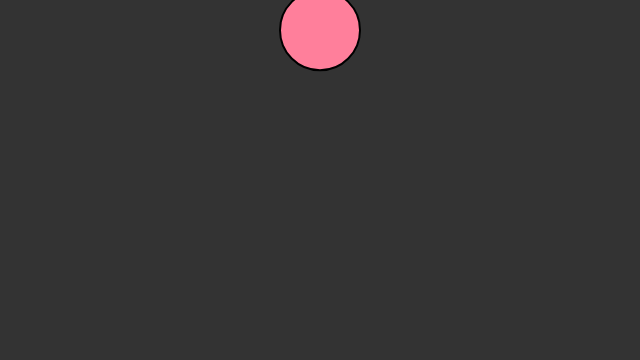
Frame 1 (no input)
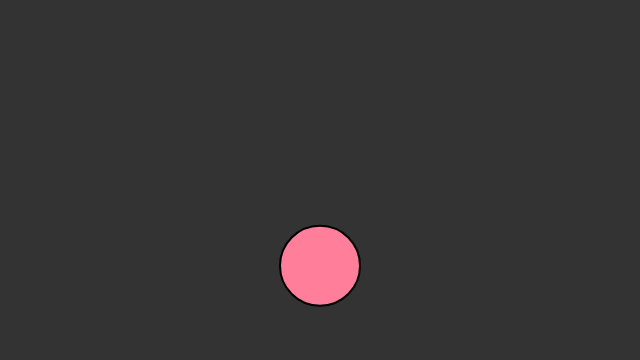
Frame 60 (no input)
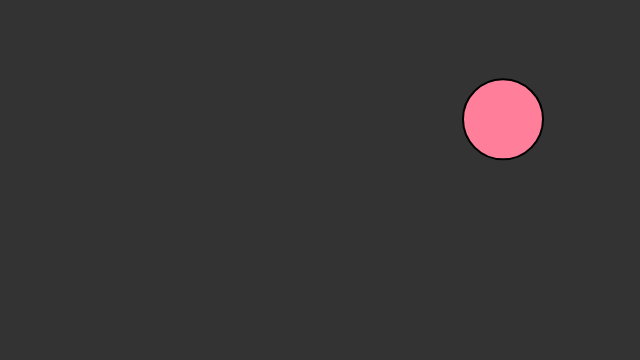
Frame 120 (the mouse pressed at the canvas centre since frame 60)

The p5.js sketch that drew these frames (run headless with seeded random() and noise() and a simulated clock; from frame 60 on, the mouse is pressed at the canvas centre):

// p5.js sketch
// ── sketch.js
let mover;

function setup() {
  createCanvas(640, 360);
  mover = new Mover(width / 2, 30, 5);
  createP('Click mouse to apply wind force.');
}

function draw() {
  background(51);

  let gravity = createVector(0, 1);
  //{!1} I should scale by mass to be more accurate, but this example only has one circle
  mover.applyForce(gravity);

  if (mouseIsPressed) {
    let wind = createVector(0.5, 0);
    mover.applyForce(wind);
  }

  if (mover.contactEdge()) {
    //{!5 .bold}
    let c = 0.1;
    let friction = mover.velocity.copy();
    friction.mult(-1);
    friction.setMag(c);

    //{!1 .bold} Apply the friction force vector to the object.
    mover.applyForce(friction);
  }

  mover.bounceEdges();
  mover.update();
  mover.display();
}
// ── mover.js

class Mover {
    constructor(x, y, m) {
      this.mass = m;
      this.radius = m * 8;
      this.position = createVector(x, y);
      this.velocity = createVector(0, 0);
      this.acceleration = createVector(0, 0);
    }
  
    applyForce(force) {
      let f = p5.Vector.div(force, this.mass);
      this.acceleration.add(f);
    }
  
    update() {
      this.velocity.add(this.acceleration);
      this.position.add(this.velocity);
      this.acceleration.mult(0);
    }
  
    display() {
      stroke(0);
      strokeWeight(2);
      fill(255, 127, 155);
      ellipse(this.position.x, this.position.y, this.radius * 2);
    }
  
    contactEdge() {
      // The mover is touching the edge when it's within one pixel
      return (this.position.y > height - this.radius - 1);
    }
  
    bounceEdges() {
      // A new variable to simulate an inelastic collision
      // 10% of the velocity's x or y component is lost
      let bounce = -0.90;
      if (this.position.x > width - this.radius) {
        this.position.x = width - this.radius;
        this.velocity.x *= bounce;
      } else if (this.position.x < this.radius) {
        this.position.x = this.radius;
        this.velocity.x *= bounce;
      }
      if (this.position.y > height - this.radius) {
        this.position.y = height - this.radius;
        this.velocity.y *= bounce;
      }
    }
  
  }
